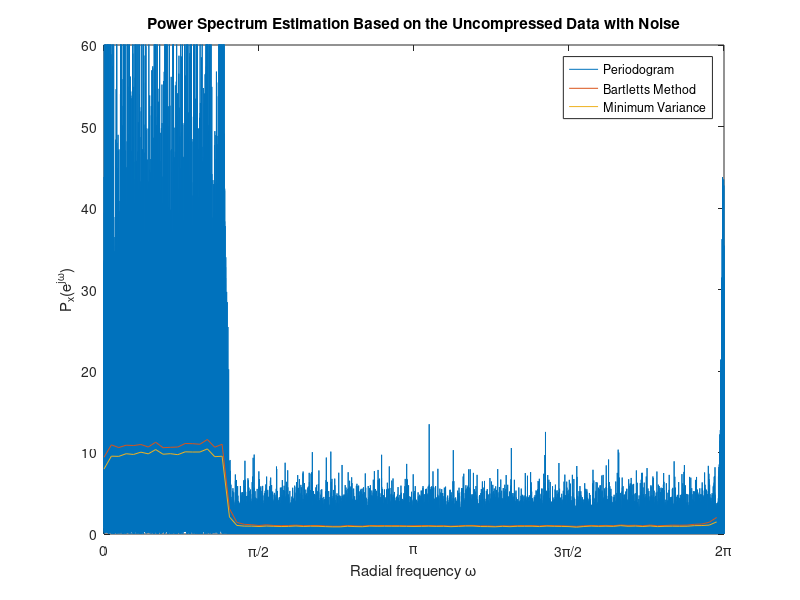
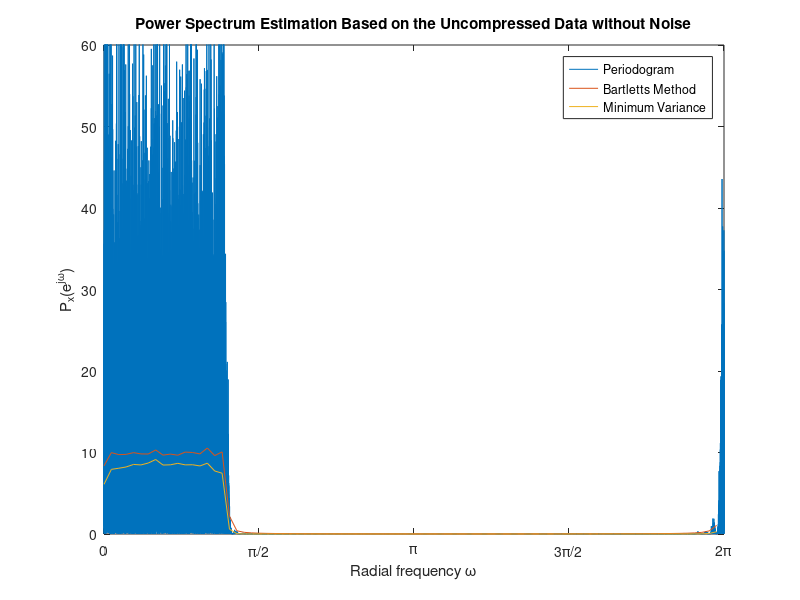

Source code (MATLAB) for these figures, in order:
% spectrum estimation according to uncompressed signal with noise
clear
load('lowpasssignal.mat');
% load('highpasssignal.mat');
% load('multibandsignal.mat');
% load('bandpasssignal.mat');

%a quick check if the mean of the signal is zero
sum = 0;
for i=1:length(x_sig_and_noise)
   sum = sum + x_sig_and_noise(i); 
end
mean = sum / length(x_sig_and_noise);
display(mean)
x_sig_and_noise = x_sig_and_noise - mean;

% 1. simply compute the periodogram on all samples
Xn = fft(x_sig_and_noise);
Px = Xn.*conj(Xn);
Px = Px/length(Xn);
freq = 0:2*pi/length(Xn):2*pi;
freq = freq(1:length(freq)-1);
freq = freq';
figure()
plot(freq, Px)
set(gca,'XTick',[0 pi/2 pi 3*pi/2 2*pi])
set(gca,'XTickLabel',char('0', '\pi/2', '\pi', '3\pi/2','2\pi'))
xlim([0 2*pi])
ylim([0 60])
xlabel('Radial frequency \omega')
ylabel('P_x(e^j^\omega)')
title('Power Spectrum Estimation Based on the Uncompressed Data with Noise')
hold on

%2. use averaging according to Bartlett's Method
Xk = zeros(length(N_block) ,1);
for l = 1:fix(length(x_sig_and_noise)/N_block)-1
   xl = x_sig_and_noise(l*N_block+1 : (l+1)*N_block);
   Xl = fft(xl);
   Xl = Xl.*conj(Xl);
   Xk = Xk + Xl;
end
Xk = Xk/length(x_sig_and_noise);
freq2 = 0:2*pi/length(Xk):2*pi;
freq2 = freq2(1:length(freq2)-1);
freq2 = freq2';
plot(freq2, Xk);

%3. use minimum variance spectral estimate
K = fix(length(x_sig_and_noise)/N_block);
Rx = zeros(N_block);
for i=0:K-1
   xi = x_sig_and_noise(i*N_block+1:(i+1)*N_block);
   Rx = Rx + xi * xi'; 
end
Rx = Rx/K;
omega = 0:2*pi/N_block:2*pi;
omega = omega(1:length(omega)-1);
omega = omega';
e = NaN(N_block, 1);
Pmv = NaN(length(omega), 1);
for c1=1:length(omega)
    e(1) = 1;
for c2=2:N_block
    e(c2) = exp(1i*(c2-1)*omega(c1));
end
denom = e'/Rx*e;
denom = real(denom);
Pmv(c1) = N_block/denom;
end
plot(omega, Pmv)
legend('Periodogram', 'Bartletts Method', 'Minimum Variance')

% spectrum estimation according to uncompressed signal without noise

%a quick check if the mean of the signal is zero
sum = 0;
for i=1:length(x_sig)
   sum = sum + x_sig(i); 
end
mean = sum / length(x_sig);
display(mean)
x_sig = x_sig - mean;

% 1. simply compute the periodogram on all samples
Xn = fft(x_sig);
Px = Xn.*conj(Xn);
Px = Px/length(Xn);
freq = 0:2*pi/length(Xn):2*pi;
freq = freq(1:length(freq)-1);
freq = freq';
figure()
plot(freq, Px)
set(gca,'XTick',[0 pi/2 pi 3*pi/2 2*pi])
set(gca,'XTickLabel',char('0', '\pi/2', '\pi', '3\pi/2','2\pi'))
xlim([0 2*pi])
ylim([0 60])
xlabel('Radial frequency \omega')
ylabel('P_x(e^j^\omega)')
title('Power Spectrum Estimation Based on the Uncompressed Data without Noise')
hold on

%2. use averaging according to Bartlett's Method
Xk = zeros(length(N_block) ,1);
for l = 1:fix(length(x_sig)/N_block)-1
   xl = x_sig(l*N_block+1 : (l+1)*N_block);
   Xl = fft(xl);
   Xl = Xl.*conj(Xl);
   Xk = Xk + Xl;
end
Xk = Xk/length(x_sig);
freq2 = 0:2*pi/length(Xk):2*pi;
freq2 = freq2(1:length(freq2)-1);
freq2 = freq2';
plot(freq2, Xk);

%3. use minimum variance spectral estimate
K = fix(length(x_sig)/N_block);
Rx = zeros(N_block);
for i=0:K-1
   xi = x_sig(i*N_block+1:(i+1)*N_block);
   Rx = Rx + xi * xi'; 
end
Rx = Rx/K;
omega = 0:2*pi/N_block:2*pi;
omega = omega(1:length(omega)-1);
omega = omega';
e = NaN(N_block, 1);
Pmv = NaN(length(omega), 1);
for c1=1:length(omega)
    e(1) = 1;
for c2=2:N_block
    e(c2) = exp(1i*(c2-1)*omega(c1));
end
denom = e'/Rx*e;
denom = real(denom);
Pmv(c1) = N_block/denom;
end
plot(omega, Pmv)
legend('Periodogram', 'Bartletts Method', 'Minimum Variance')